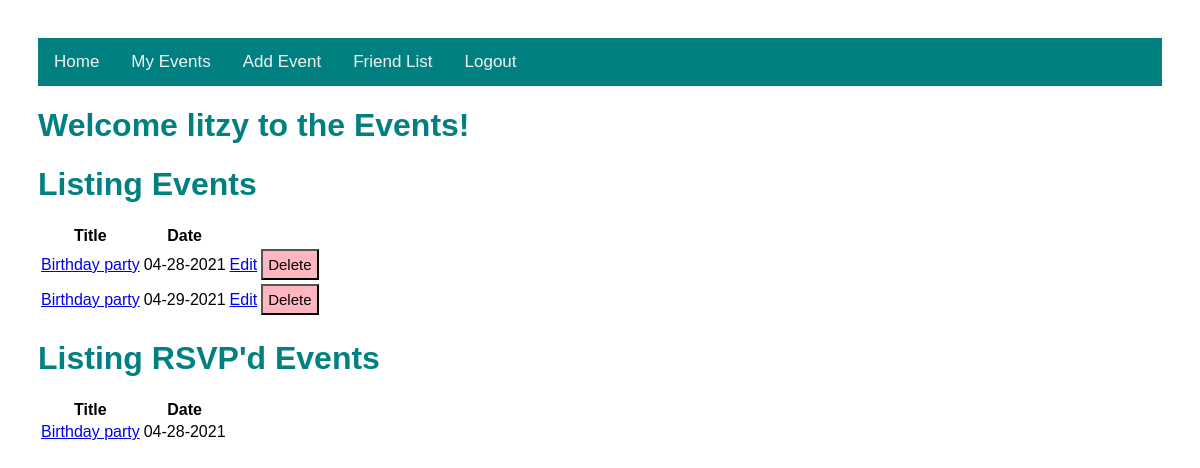
The page /events (signed in) on the database its author committed.
### models.py (models this page shows, shortened)
class Event(db.Model):
    id = db.Column("id", db.Integer, primary_key=True)
    title = db.Column("title", db.String(200))
    text = db.Column("text", db.String(100))
    date = db.Column("date", db.String(50))
    user_id= db.Column(db.Integer, db.ForeignKey("user.id"), nullable=False)
    comments = db.relationship("Comment", backref="event", cascade="all, delete-orphan", lazy=True)

class RSVP(db.Model):
    id = db.Column(db.Integer, primary_key=True)
    event_id = db.Column(db.Integer, db.ForeignKey("event.id"), nullable=False)
    user_id = db.Column(db.Integer, db.ForeignKey("user.id"), nullable=False)
    user= db.relationship("User", lazy=True)
    event= db.relationship("Event", lazy=True)

### flask06.py (the view)
@app.route('/events')
def get_events():
    if session.get('user'):
        my_events = db.session.query(Event).filter_by(user_id=session['user_id']).all()
        event_rsvps = db.session.query(RSVP).filter_by(user_id=session['user_id']).all()
        print(event_rsvps)
        return render_template('events.html', notes=my_events, user=session['user'],rsvps=event_rsvps )
    else:
        return redirect(url_for('login'))

### templates/events.html (shortened to what this page needs)
<!DOCTYPE html>
<html lang="en">
    <head>
        <link rel="stylesheet" href="{{ url_for('static', filename='main.css') }}">
    </head>
    <body>
    <nav>
        <div class="topnav">
            <a href="{{ url_for('home')}}"> Home </a>
            <a href="/events"> My Events </a>
            <a href="{{url_for('new_event')}}"> Add Event</a>
            <a href="{{url_for('get_friends')}}"> Friend List</a>
            <a href="{{ url_for('logout')}}">Logout</a>
        </div>
        </nav>
    <h1>Welcome {{user}} to the Events!</h1>
        <h1 class="eventlist">Listing Events</h1>
        <table>
            <tr>
                <th>Title</th>
                <th>Date</th>
            </tr>
            {% for event in notes %}
            <tr>
                  <td><a href= "{{ url_for('get_event', event_id=event.id) }}"> {{event.title}}</a></td>
                <td>{{ event.date }}</td>
                <td> <a href = "{{ url_for ('update_event', event_id= event.id) }}" > Edit</a></td>
                <td>
                    <form action = "{{ url_for('delete_event', event_id=event.id) }}" method="post">
                        <input type="submit" value="Delete">
                    </form>
                </td>
            </tr>
            {% endfor %}
        </table>
    <h1 class="eventlist">Listing RSVP'd Events </h1>
    <table>
            <tr>
                <th>Title</th>
                <th>Date</th>
            </tr>
            {% for rsvp in rsvps %}
            <tr>
                  <td><a href= "{{ url_for('get_event', event_id=rsvp.event.id) }}"> {{rsvp.event.title}}</a></td>
                <td>{{ rsvp.event.date }}</td>
            </tr>
            {% endfor %}
        </table>
    </body>
</html>

### static/main.css (style rules this page uses)
body { padding: 30px 30px; font-family: Arial, Helvetica, sans-serif; }
h1 { color: teal; }
.topnav { overflow: hidden; background-color: teal; }
.topnav a { float: left; color: #f2f2f2; text-align: center; padding: 14px 16px; text-decoration: none; font-size: 17px; }
input[type='submit'] { background-color: lightpink; color: black; font-size: 15px; padding:5px; font-family: Palatino Linotype, sans-serif; }

### rows shown on the page
Event: title "Birthday party", date "04-28-2021"
Event: title "Birthday party", date "04-29-2021"
RSVP: event "Birthday party", event "04-28-2021"

### other values the page prints
{{ user }} "litzy"
